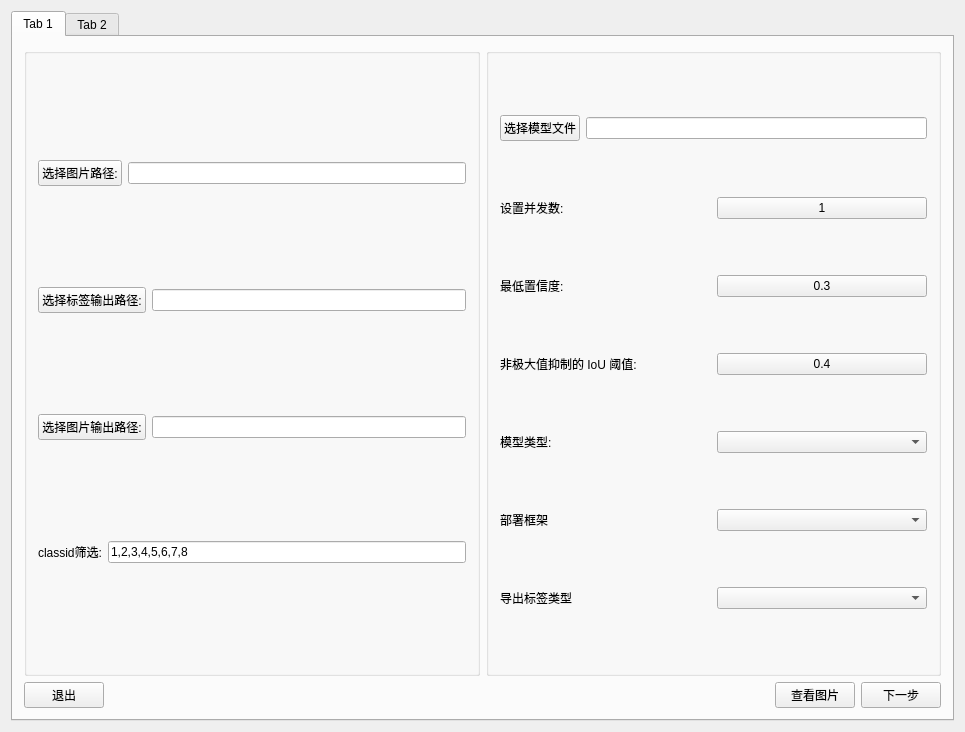
<?xml version="1.0" encoding="UTF-8"?>
<ui version="4.0">
 <class>AutomaticAnnotationClass</class>
 <widget class="QMainWindow" name="AutomaticAnnotationClass">
  <property name="geometry">
   <rect>
    <x>0</x>
    <y>0</y>
    <width>965</width>
    <height>732</height>
   </rect>
  </property>
  <property name="sizePolicy">
   <sizepolicy hsizetype="Fixed" vsizetype="Fixed">
    <horstretch>0</horstretch>
    <verstretch>0</verstretch>
   </sizepolicy>
  </property>
  <property name="windowTitle">
   <string>AutomaticAnnotation</string>
  </property>
  <widget class="QWidget" name="centralWidget">
   <layout class="QGridLayout" name="gridLayout">
    <item row="0" column="0">
     <widget class="QTabWidget" name="tabWidget">
      <property name="currentIndex">
       <number>0</number>
      </property>
      <widget class="QWidget" name="tab">
       <attribute name="title">
        <string>Tab 1</string>
       </attribute>
       <layout class="QVBoxLayout" name="verticalLayout_3" stretch="5,2">
        <item>
         <layout class="QHBoxLayout" name="horizontalLayout_11">
          <item>
           <widget class="QGroupBox" name="groupBox_2">
            <property name="title">
             <string/>
            </property>
            <layout class="QVBoxLayout" name="verticalLayout_2">
             <item>
              <layout class="QHBoxLayout" name="horizontalLayout">
               <item>
                <widget class="QPushButton" name="pbtn_setImageInput">
                 <property name="text">
                  <string>选择图片路径:</string>
                 </property>
                </widget>
               </item>
               <item>
                <widget class="QLineEdit" name="lineEdit_ImageInput">
                 <property name="text">
                  <string/>
                 </property>
                </widget>
               </item>
              </layout>
             </item>
             <item>
              <layout class="QHBoxLayout" name="horizontalLayout_4">
               <item>
                <widget class="QPushButton" name="pbtn_setLabelOutput">
                 <property name="text">
                  <string>选择标签输出路径:</string>
                 </property>
                </widget>
               </item>
               <item>
                <widget class="QLineEdit" name="lineEdit_labelOutput">
                 <property name="text">
                  <string/>
                 </property>
                </widget>
               </item>
              </layout>
             </item>
             <item>
              <layout class="QHBoxLayout" name="horizontalLayout_5">
               <item>
                <widget class="QPushButton" name="pbtn_setImageOutput">
                 <property name="text">
                  <string>选择图片输出路径:</string>
                 </property>
                </widget>
               </item>
               <item>
                <widget class="QLineEdit" name="lineEdit_ImageOutput">
                 <property name="text">
                  <string/>
                 </property>
                </widget>
               </item>
              </layout>
             </item>
             <item>
              <layout class="QHBoxLayout" name="horizontalLayout_14">
               <item>
                <widget class="QLabel" name="label_7">
                 <property name="text">
                  <string>classid筛选:</string>
                 </property>
                </widget>
               </item>
               <item>
                <widget class="QLineEdit" name="lEdit_labelList">
                 <property name="text">
                  <string>1,2,3,4,5,6,7,8</string>
                 </property>
                </widget>
               </item>
              </layout>
             </item>
            </layout>
           </widget>
          </item>
          <item>
           <widget class="QGroupBox" name="groupBox">
            <property name="title">
             <string/>
            </property>
            <layout class="QVBoxLayout" name="verticalLayout">
             <item>
              <layout class="QHBoxLayout" name="horizontalLayout_2">
               <item>
                <widget class="QPushButton" name="pbtn_setModelPath">
                 <property name="text">
                  <string>选择模型文件</string>
                 </property>
                </widget>
               </item>
               <item>
                <widget class="QLineEdit" name="lineEdit_modelPath">
                 <property name="text">
                  <string/>
                 </property>
                </widget>
               </item>
              </layout>
             </item>
             <item>
              <layout class="QHBoxLayout" name="horizontalLayout_7">
               <item>
                <widget class="QLabel" name="label">
                 <property name="text">
                  <string>设置并发数:</string>
                 </property>
                </widget>
               </item>
               <item>
                <widget class="QPushButton" name="pbtn_setWorkers">
                 <property name="text">
                  <string>1</string>
                 </property>
                </widget>
               </item>
              </layout>
             </item>
             <item>
              <layout class="QHBoxLayout" name="horizontalLayout_8">
               <item>
                <widget class="QLabel" name="label_2">
                 <property name="text">
                  <string>最低置信度:</string>
                 </property>
                </widget>
               </item>
               <item>
                <widget class="QPushButton" name="pbtn_setConfThreshold">
                 <property name="text">
                  <string>0.3</string>
                 </property>
                </widget>
               </item>
              </layout>
             </item>
             <item>
              <layout class="QHBoxLayout" name="horizontalLayout_9">
               <item>
                <widget class="QLabel" name="label_4">
                 <property name="text">
                  <string>非极大值抑制的 IoU 阈值:</string>
                 </property>
                </widget>
               </item>
               <item>
                <widget class="QPushButton" name="pbtn_nmsThreshold">
                 <property name="text">
                  <string>0.4</string>
                 </property>
                </widget>
               </item>
              </layout>
             </item>
             <item>
              <layout class="QHBoxLayout" name="horizontalLayout_3">
               <item>
                <widget class="QLabel" name="label_3">
                 <property name="text">
                  <string>模型类型:</string>
                 </property>
                </widget>
               </item>
               <item>
                <widget class="QComboBox" name="cBox_checkModelType"/>
               </item>
              </layout>
             </item>
             <item>
              <layout class="QHBoxLayout" name="horizontalLayout_10">
               <item>
                <widget class="QLabel" name="label_5">
                 <property name="text">
                  <string>部署框架</string>
                 </property>
                </widget>
               </item>
               <item>
                <widget class="QComboBox" name="cBox_checkDeployType"/>
               </item>
              </layout>
             </item>
             <item>
              <layout class="QHBoxLayout" name="horizontalLayout_13">
               <item>
                <widget class="QLabel" name="label_6">
                 <property name="text">
                  <string>导出标签类型</string>
                 </property>
                </widget>
               </item>
               <item>
                <widget class="QComboBox" name="cBox_exportLabelType"/>
               </item>
              </layout>
             </item>
            </layout>
           </widget>
          </item>
         </layout>
        </item>
        <item>
         <layout class="QHBoxLayout" name="horizontalLayout_6">
          <item>
           <widget class="QPushButton" name="pbtn_exit">
            <property name="text">
             <string>退出</string>
            </property>
           </widget>
          </item>
          <item>
           <spacer name="horizontalSpacer">
            <property name="orientation">
             <enum>Qt::Orientation::Horizontal</enum>
            </property>
            <property name="sizeHint" stdset="0">
             <size>
              <width>648</width>
              <height>20</height>
             </size>
            </property>
           </spacer>
          </item>
          <item>
           <widget class="QPushButton" name="pbtn_LookImage">
            <property name="text">
             <string>查看图片</string>
            </property>
           </widget>
          </item>
          <item>
           <widget class="QPushButton" name="pbtn_next">
            <property name="text">
             <string>下一步</string>
            </property>
           </widget>
          </item>
         </layout>
        </item>
       </layout>
      </widget>
      <widget class="QWidget" name="tab_2">
       <attribute name="title">
        <string>Tab 2</string>
       </attribute>
       <layout class="QVBoxLayout" name="verticalLayout_4" stretch="5,1,1">
        <item>
         <widget class="QGroupBox" name="groupBox_3">
          <property name="title">
           <string/>
          </property>
          <layout class="QGridLayout" name="gridLayout_2">
           <item row="0" column="0">
            <widget class="QLabel" name="label_imgDisplay">
             <property name="sizePolicy">
              <sizepolicy hsizetype="Minimum" vsizetype="Minimum">
               <horstretch>0</horstretch>
               <verstretch>0</verstretch>
              </sizepolicy>
             </property>
             <property name="text">
              <string>TextLabel</string>
             </property>
            </widget>
           </item>
          </layout>
         </widget>
        </item>
        <item>
         <layout class="QHBoxLayout" name="horizontalLayout_12">
          <item>
           <widget class="QPushButton" name="pbtn_tab2_exit">
            <property name="text">
             <string>退出</string>
            </property>
           </widget>
          </item>
          <item>
           <widget class="QPushButton" name="pbtn_preStep">
            <property name="text">
             <string>上一步</string>
            </property>
           </widget>
          </item>
          <item>
           <spacer name="horizontalSpacer_2">
            <property name="orientation">
             <enum>Qt::Orientation::Horizontal</enum>
            </property>
            <property name="sizeHint" stdset="0">
             <size>
              <width>678</width>
              <height>20</height>
             </size>
            </property>
           </spacer>
          </item>
          <item>
           <widget class="QPushButton" name="pbtn_startAnnotation">
            <property name="text">
             <string>开始标注</string>
            </property>
           </widget>
          </item>
         </layout>
        </item>
        <item>
         <widget class="QProgressBar" name="progressBar">
          <property name="value">
           <number>24</number>
          </property>
         </widget>
        </item>
       </layout>
      </widget>
     </widget>
    </item>
   </layout>
  </widget>
 </widget>
 <layoutdefault spacing="6" margin="11"/>
 <resources/>
 <connections/>
</ui>
